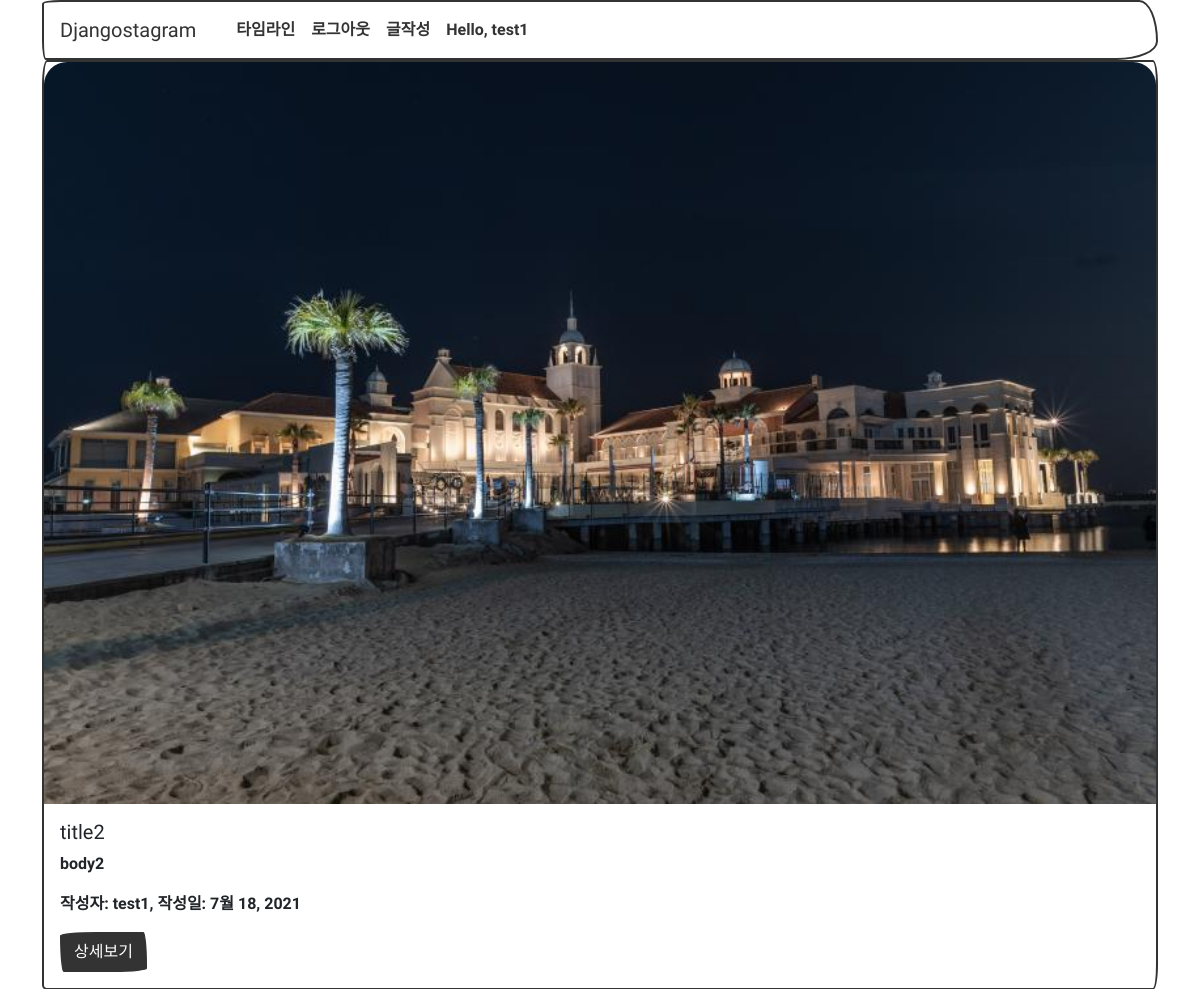
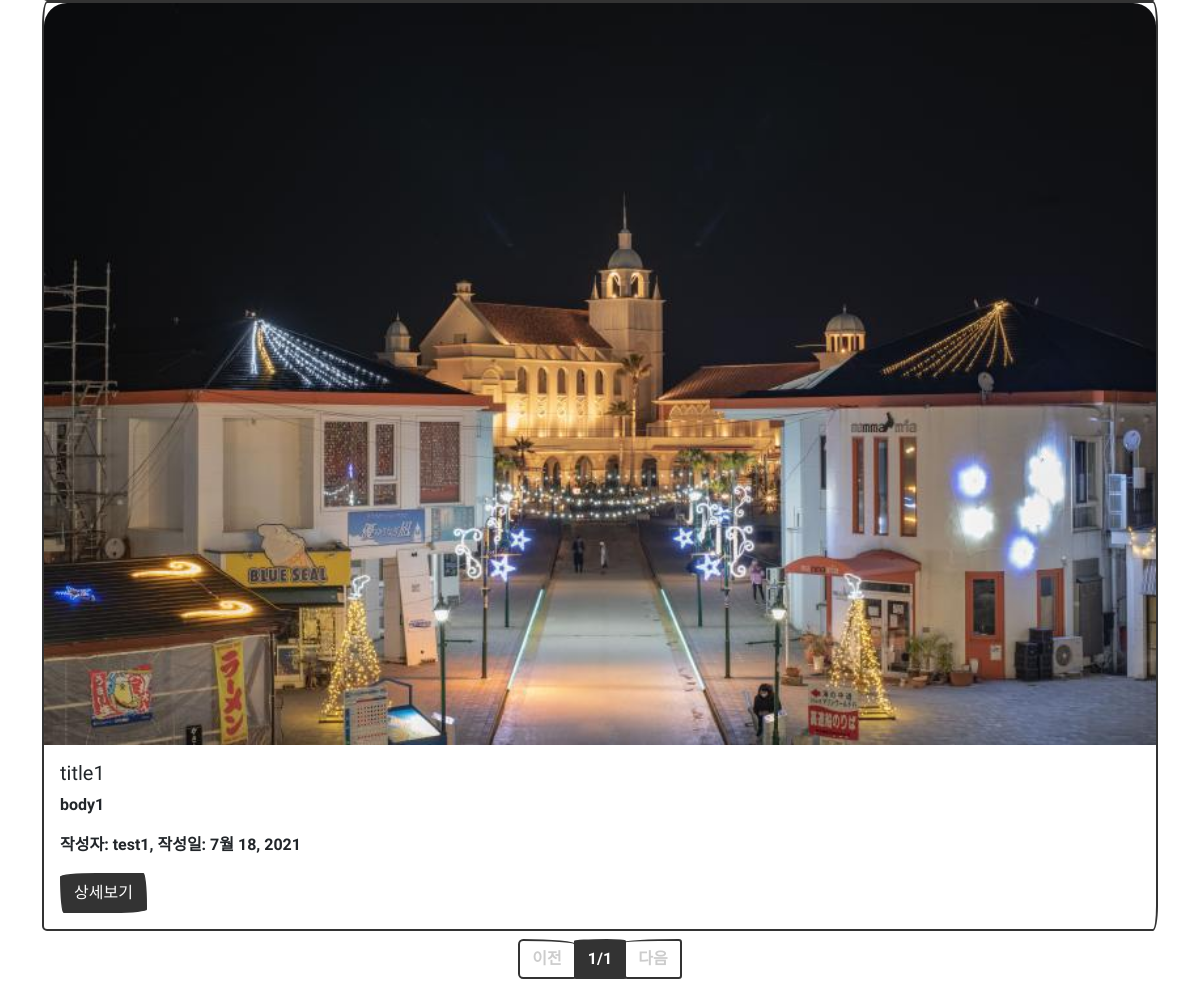
The page / (signed in) on the database its author committed (2 pictures, top to bottom).
### post/models.py (models this page shows, shortened)
class Post(models.Model):
    dsuser = models.ForeignKey('user.Dsuser', on_delete=models.CASCADE, verbose_name='작성자')
    title = models.CharField(max_length=100, verbose_name='제목', null=True)
    content = models.TextField(verbose_name='내용', null=False)
    img_src = models.ImageField(verbose_name='이미지주소', upload_to="image")
    create_date = models.DateField(verbose_name='등록일', auto_now_add=True, null=False, blank=False)
    tags = models.ManyToManyField(Tag, verbose_name='태그', related_name='tagged')
    class Meta:
        db_table = 'post'
        verbose_name = '포스트'
        verbose_name_plural = '포스트'
        ordering = ('create_date',)

### post/views.py (the view)
# urls.py: path('', TimelineList.as_view(), name='timeline'),
@method_decorator(login_required, name='dispatch')
class TimelineList(ListView):
    model = Post
    template_name = 'index.html'
    context_object_name = 'timeline_list'
    paginate_by = 4
    def get_queryset(self, **kwargs):
        queryset = Post.objects.filter(dsuser=Dsuser.objects.get(id=self.request.session.get('user'))).order_by('-id')
        return queryset

### user/views.py (called while the page is built)
def login_required(function):
    def wrap(request, *args, **kwargs):
        user = request.session.get('user')
        if user is None or not user:
            return redirect('/user/login')
        return function(request, *args, **kwargs)
    return wrap

### post/templates/index.html
{% extends "base.html" %}
{% block contents %}
{% for timeline in timeline_list %}
<div class="card">
    <img src="media/{{ timeline.img_src }}" class="card-img-top">
    <div class="card-body">
      <h5 class="card-title">{{ timeline.title }}</h5>
      <p class="card-text">{{ timeline.content }}</p>
      <p class="card-text">작성자: {{ timeline.dsuser_id }}, 작성일: {{ timeline.create_date }}</p>
      {% if page_obj.number > 1 %}
      <a href="post/{{ timeline.id }}?page={{ page_obj.number }}" class="btn btn-primary">상세보기</a>
      {% else %}
      <a href="{% url 'detailview' pk=timeline.id %}" class="btn btn-primary">상세보기</a>
      {% endif %}
    </div>
</div>
{% endfor %}
<div class="row mt-2">
    <div class="col-12">
        <nav>
        <ul class="pagination justify-content-center">
            {% if page_obj.has_previous %}
            <li class="page-item"><a class="page-link" href="?page={{ page_obj.previous_page_number }}">이전</a></li>
            {% else %}
            <li class="page-item disabled"><a class="page-link" href="#">이전</a></li>
            {% endif %}
            <li class="page-item active"><span class="page-link">{{ page_obj.number }}/{{ paginator.num_pages }}</span></li>
            {% if page_obj.has_next %}
            <li class="page-item"><a class="page-link" href="?page={{ page_obj.next_page_number }}">다음</a></li>
            {% else %}
            <li class="page-item disabled"><a class="page-link" href="#">다음</a></li>
            {% endif %}
        </ul>
        </nav>
    </div>
</div>
{% endblock %}

### user/templates/base.html (shortened to what this page needs)
{% load static %}
<!doctype html>
<html lang="ko">
<head>
  <link rel="stylesheet" href="{% static 'bootstrap.min.css' %}">
</head>
<body>
    <div class= "container">
        <div>
            <nav class="navbar navbar-expand-lg navbar-light bg-light">
                <span class="navbar-brand px-3">Djangostagram</span>
                <div class="collapse navbar-collapse" id="navbarNav">
                    <ul class="navbar-nav">
                        <li class="nav-item active">
                            <a class="nav-link" href="{% url 'timeline'%}">타임라인</a>
                        </li>
                        {% if request.session.user %}
                        <li class="nav-item">
                            <a class="nav-link" href="{% url 'logout' %}">로그아웃</a>
                        </li>
                        <li class="nav-item">
                            <a class="nav-link" href="{% url 'write'%}">글작성</a>
                        </li>
                        <li class="nav-item" >
                            <span class="nav-link">Hello, {{ request.session.user }}</span>
                        </li>
                        {% endif %}
                    </ul>
                </div>
            </nav>
        </div>
        {% block contents %}
        {% endblock %}
    </div>
</body>
</html>

### rows shown on the page
Post: img_src (picture), title "title2", content "body2", dsuser_id "test1", create_date "7월 18, 2021"
Post: img_src (picture), title "title1", content "body1", dsuser_id "test1", create_date "7월 18, 2021"

### other values the page prints
{{ request.session.user }} "test1"
{{ page_obj.number }} "1"
{{ paginator.num_pages }} "1"
